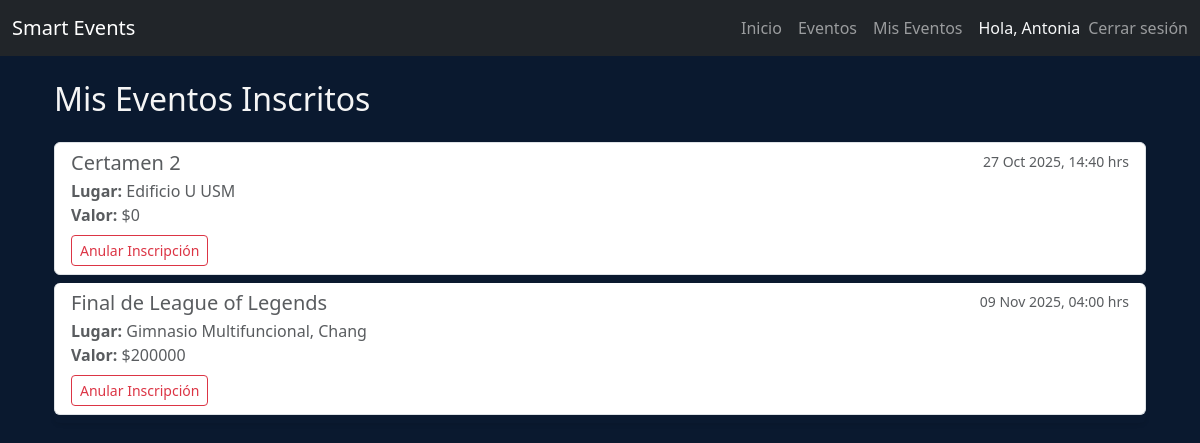
Screenshot of /mis_eventos/ (signed in) with the database file from the repository.
### core/models.py (models this page shows, shortened)
class Evento(models.Model):
    titulo = models.CharField(max_length=30)
    fecha = models.DateTimeField()
    lugar = models.CharField(max_length=30)
    imagen = models.ImageField(upload_to='eventos')
    valor = models.IntegerField()
    cantidad = models.IntegerField()
    asistentes = models.ManyToManyField(User, related_name='eventos_inscritos', blank=True)

### core/views.py (the view)
# urls.py: path('mis_eventos/', views.mis_eventos, name= "mis_eventos"),
@login_required
def mis_eventos(request):
    eventos_inscritos = request.user.eventos_inscritos.all().order_by('fecha')
    context = {
        'eventos': eventos_inscritos
    }
    return render(request, 'core/mis_eventos.html', context)

### core/templates/core/mis_eventos.html (shortened to what this page needs)
{% extends 'core/base.html' %}
{% load static %}
{% block content %}
<div class="container">
    <h2 class="mb-4">Mis Eventos Inscritos</h2>
    {% if eventos %}
        <div class="list-group shadow-sm">
            {% for evento in eventos %}
                <div class="list-group-item list-group-item-action flex-column align-items-start mb-2 rounded">
                    <div class="d-flex w-100 justify-content-between">
                        <h5 class="mb-1">{{ evento.titulo }}</h5>
                        <small class="text-muted">{{ evento.fecha|date:"d M Y, H:i" }} hrs</small>
                    </div>
                    <p class="mb-1">
                        <strong>Lugar:</strong> {{ evento.lugar }} <br>
                        <strong>Valor:</strong> ${{ evento.valor }}
                    </p>
                    <form action="{% url 'anular_inscripcion' evento.id %}" method="post" class="mt-2">
                        <button type="submit" class="btn btn-sm btn-outline-danger">Anular Inscripción</button>
                    </form>
                </div>
            {% endfor %}
        </div>
    {% else %}
        <div class="alert alert-info" role="alert">
            Aún no te has inscrito a ningún evento.
        </div>
        <a href="{% url 'eventos' %}" class="btn btn-primary">Ver eventos disponibles</a>
    {% endif %}
</div>
{% endblock %}

### core/templates/core/base.html (shortened to what this page needs)
{% load static %}
<!DOCTYPE html>
<html lang="es">
<head>
    <link rel="stylesheet" href="{% static 'core/css/bootstrap.css' %}">
    <link rel="stylesheet" href="{% static 'core/css/estilos.css' %}">
</head>
<body>
    <nav class="navbar navbar-expand-lg navbar-dark bg-dark" id="navbar">
        <div class="container-fluid">
            <a class="navbar-brand" href="{% url 'index' %}">Smart Events</a>
            <div class="collapse navbar-collapse" id="navbarNavAltMarkup">
                <div class="navbar-nav ms-auto align-items-center">
                    <a class="nav-link" href="{% url 'index' %}">Inicio</a>
                    <a class="nav-link" href="{% url 'eventos' %}">Eventos</a>
                    {% if user.is_authenticated %}
                        <a class="nav-link" href="{% url 'mis_eventos' %}">Mis Eventos</a>
                        <span class="navbar-text text-light mx-2">
                            Hola, {{ user.username }}
                        </span>
                        <form action="{% url 'logout' %}" method="post" class="d-inline m-0 p-0">
                            <button type="submit" class="btn btn-link nav-link m-0 p-0" style="vertical-align: baseline;">
                                Cerrar sesión
                            </button>
                        </form>
                    {% else %}
                        <a class="nav-link" href="{% url 'login' %}">Iniciar Sesión</a>
                        <a class="nav-link" href="{% url 'registro' %}">Registrarse</a>
                    {% endif %}
                </div>
            </div>
        </div>
    </nav>
    <div class="container my-4">
        {% block content %}
        {% endblock %}
    </div>
</body>
</html>

### core/static/core/css/estilos.css (style rules this page uses)
#navbar { position: sticky; top: 0; width: 100%; background-color: #0a192f; color: #F5F5F5; z-index: 1030; }
body { background-color: #0a192f; color: #F5F5F5; }

### rows the page displays
Evento: titulo "Certamen 2", fecha "27 Oct 2025, 14:40", lugar "Edificio U USM", valor "0"
Evento: titulo "Final de League of Legends", fecha "09 Nov 2025, 04:00", lugar "Gimnasio Multifuncional, Chang", valor "200000"

### other values shown
{{ user.username }} "Antonia"
